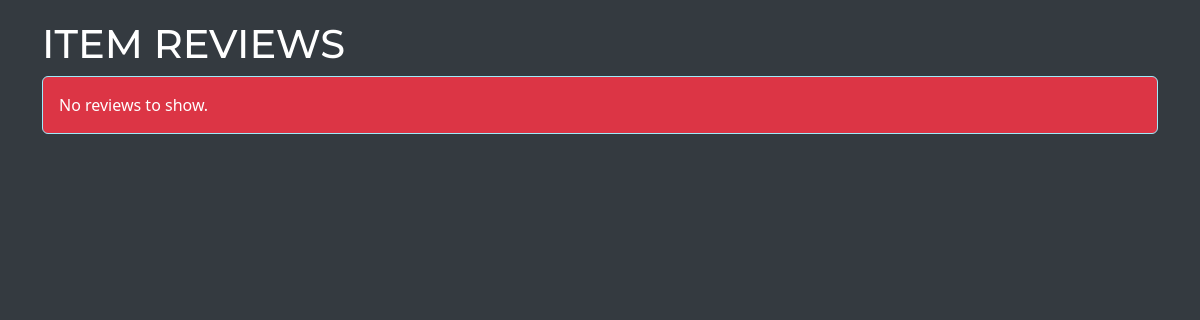
The app's page /ecommerce/revved/common_user/disp_rev.php?item_id=18, older data.
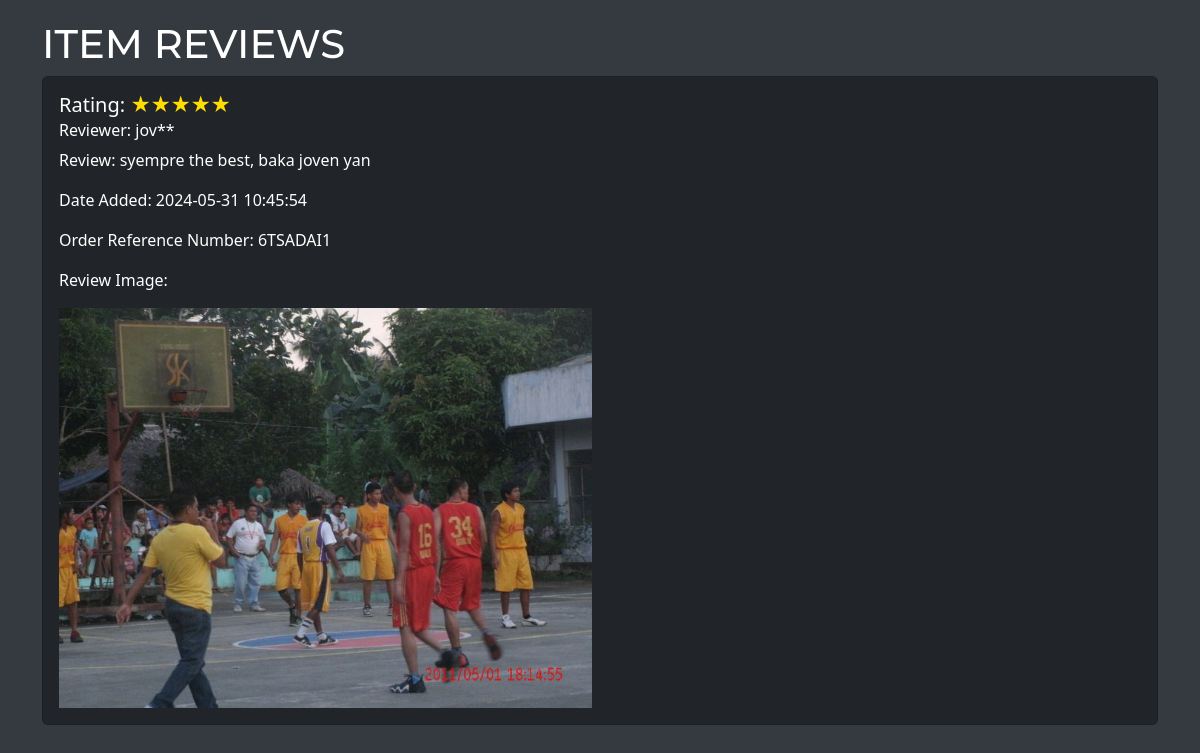
The same page, newer data.
### tables this page shows
CREATE TABLE `reviews` (
  `review_id` int(11) NOT NULL,
  `item_id` int(11) DEFAULT NULL,
  `user_id` int(11) DEFAULT NULL,
  `rating` int(11) DEFAULT NULL,
  `review_text` text DEFAULT NULL,
  `created_at` timestamp NOT NULL DEFAULT current_timestamp(),
  `order_ref_number` varchar(255) NOT NULL,
  `rev_img` varchar(255) DEFAULT NULL
);

CREATE TABLE `users` (
  `user_id` int(255) NOT NULL,
  `fname` varchar(255) NOT NULL,
  `address` varchar(255) NOT NULL,
  `user_cat` varchar(255) NOT NULL COMMENT 'U -User/Client\r\nA -Admin/Seller\r\n',
  `uname` varchar(255) NOT NULL,
  `password` varchar(255) NOT NULL,
  `date_added` timestamp NOT NULL DEFAULT current_timestamp() ON UPDATE current_timestamp(),
  `user_img` varchar(255) DEFAULT NULL
);

### ecommerce/revved/common_user/disp_rev.php (the view, shortened to what this page needs)
<?php
include_once "../db.php";
if (isset($_GET['item_id'])) {
    $item_id = $_GET['item_id'];
} else {
}
$sql_reviews = "SELECT r.rating, r.review_text, r.created_at, r.order_ref_number, r.rev_img, u.uname
                FROM reviews r
                JOIN users u ON r.user_id = u.user_id
                WHERE r.item_id = '$item_id'";
$result_reviews = mysqli_query($conn, $sql_reviews);
?>
<!DOCTYPE html>
<html lang="en">
<head>
    <link rel="stylesheet" href="../css/bootstrap.css">
</head>
<body>
<div class="container">
    <h1>Item Reviews</h1>
    <?php if (mysqli_num_rows($result_reviews) > 0): ?>
        <?php while ($row = mysqli_fetch_assoc($result_reviews)): ?>
            <div class="card mb-3">
                <div class="card-body">
                    <h5 class="card-title">Rating:
                        <div class="star-rating">
                            <?php
                            $rating = $row['rating'];
                            for ($i = 1; $i <= 5; $i++) {
                                if ($i <= $rating) {
                                    echo '<span class="filled">&#9733;</span>';
                                } else {
                                    echo '<span>&#9734;</span>';
                                }
                            }
                            ?>
                        </div>
                    </h5>
                    <?php
                    $reviewer_name = $row['uname'];
                    $obfuscated_name = substr($reviewer_name, 0, 3) . str_repeat('*', strlen($reviewer_name) - 3);
                    ?>
                    <h6 class="card-subtitle mb-2" style="color: #fff;">Reviewer: <?php echo $obfuscated_name; ?></h6>
                    <p class="card-text">Review: <?php echo $row['review_text']; ?></p>
                    <p class="card-text">Date Added: <?php echo $row['created_at']; ?></p>
                    <p class="card-text">Order Reference Number: <?php echo $row['order_ref_number']; ?></p>
                    <?php if (!empty($row['rev_img'])): ?>
                        <p class="card-text">Review Image:</p>
                        <img src="<?php echo $row['rev_img']; ?>" class="review-image" alt="Review Image">
                    <?php endif; ?>
                </div>
            </div>
        <?php endwhile; ?>
    <?php else: ?>
        <div class="alert alert-info" role="alert">
            No reviews to show.
        </div>
    <?php endif; ?>
</div>
</body>
</html>

### ecommerce/revved/common_user/disp_rev.php (style rules this page uses)
body { background-color: #343a40; color: #ffffff; padding-top: 20px; }
.star-rating { unicode-bidi: bidi-override; font-size: 20px; display: inline-block; color: #ffdd00; }
.star-rating > span { display: inline-block; position: relative; width: 1em; color: #ddd; }
.star-rating > span.filled { color: #ffdd00; }
.review-image { max-width: 50%; max-height: 50vh; width: auto; height: auto; }
.card { background-color: #212529; color: #ffffff; margin-bottom: 20px; }
.card-title { color: #ffffff; }
.card-subtitle { color: #ffffff; }
.card-text { color: #ffffff; }
h1 { text-transform: uppercase; font-family: 'Montserrat', sans-serif; }
.alert { background-color: #dc3545; color: #ffffff; }

Row changes from the older to the newer data that the page shows:
added reviews: rating 5 (drawn), user.uname "jov**", review_text "syempre the best, baka joven yan", created_at "2024-05-31 10:45:54", order_ref_number "6TSADAI1", rev_img (picture)
Text that changed along with them:
text no longer shown: "No reviews to show."
